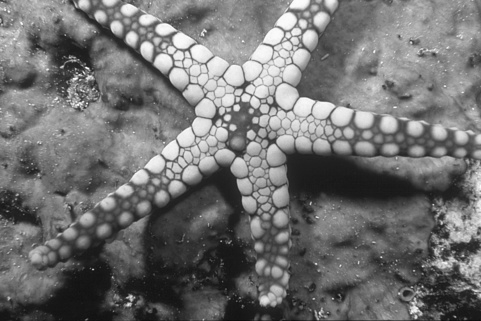
#> input picture assignment3/image1.png, 481 x 321 px
$ python HOG.py   (older library calls are emulated)
#> lines starting #> are read from the running program, lines starting #| are printed output that depends on the picture; long printed decimals are rounded
import numpy as np
import matplotlib.pyplot as plt
import cv2
import math

def compute_gradients(image):
    gradient_x = cv2.Sobel(image, cv2.CV_64F, 1, 0, ksize=3)
    gradient_y = cv2.Sobel(image, cv2.CV_64F, 0, 1, ksize=3)

    gradient_magnitude = np.sqrt(gradient_x**2 + gradient_y**2)
    gradient_direction = np.arctan2(gradient_y, gradient_x) * 180 / np.pi

    # Convert directions to range [0, 180)
    gradient_direction = gradient_direction % 180

    return gradient_magnitude, gradient_direction

def threshold_gradients(gradient_magnitude, threshold):
    thresholded_magnitude = gradient_magnitude.copy()
    #Threshold small gradient magnitudes to zero
    thresholded_magnitude[thresholded_magnitude < threshold] = 0
    return thresholded_magnitude

def create_cell_grid(image, cell_size):
    height, width = image.shape

    #calculate grid dimensions
    m = height // cell_size
    n = width // cell_size

    # Crop image
    crop_height = m * cell_size
    crop_width = n * cell_size
    cropped_image = image[:crop_height, :crop_width]

    return (m, n), cropped_image

def compute_hog(gradient_magnitude, gradient_direction, grid_shape, cell_size, num_bins=6, accumulate_magnitudes=True):

    m, n = grid_shape
    hog_features = np.zeros((m, n, num_bins))

    for i in range(m):
        for j in range(n):
            # Extract cell region
            cell_magnitude = np.zeros((cell_size, cell_size))
            cell_direction = np.zeros((cell_size, cell_size))
            for y in range(cell_size):
                for x in range(cell_size):
                    cell_y = i * cell_size + y
                    cell_x = j * cell_size + x
                    cell_magnitude[y, x] = gradient_magnitude[cell_y, cell_x]
                    cell_direction[y, x] = gradient_direction[cell_y, cell_x]

            # Flatten the cell data
            cell_magnitude_flat = cell_magnitude.flatten()
            cell_direction_flat = cell_direction.flatten()

            #process each pixel in the cell
            for pixel_idx in range(len(cell_magnitude_flat)):
                mag = cell_magnitude_flat[pixel_idx]
                direction = cell_direction_flat[pixel_idx]

                #sskip pixels with zero magnitude
                if mag == 0:
                    continue

                #find the bin for this orientation
                if -15 <= direction < 15 or 165 <= direction < 180:
                    bin_idx = 0  # [-15°, 15°)
                elif 15 <= direction < 45:
                    bin_idx = 1  # [15°, 45°)
                elif 45 <= direction < 75:
                    bin_idx = 2  # [45°, 75°)
                elif 75 <= direction < 105:
                    bin_idx = 3  # [75°, 105°)
                elif 105 <= direction < 135:
                    bin_idx = 4  # [105°, 135°)
                elif 135 <= direction < 165:
                    bin_idx = 5  # [135°, 165°)
                else:
                    #should not happen
                    bin_idx = 0

                #accumulate either magnitude or count
                if accumulate_magnitudes:
                    hog_features[i, j, bin_idx] += abs(mag)
                else:
                    hog_features[i, j, bin_idx] += 1

    return hog_features

def normalize_blocks(hog_features, block_size=2, epsilon=0.001):
    m, n, num_bins = hog_features.shape
    #this is the new dimensions after blocking with stride=1
    new_m = m - block_size + 1
    new_n = n - block_size + 1
    block_feature_size = block_size * block_size * num_bins
    normalized_features = np.zeros((new_m, new_n, block_feature_size))

    #process each block
    for i in range(new_m):
        for j in range(new_n):
            block_features = []
            for bi in range(block_size):
                for bj in range(block_size):
                    block_features.append(hog_features[i+bi, j+bj, :])
            #concatenate all histograms in the block
            block_features = np.concatenate(block_features)
            #L2 norm (formula got from assignment 3 worksheet)
            l2_norm = np.sqrt(np.sum(block_features**2) + epsilon**2)
            normalized_block = block_features / l2_norm
            normalized_features[i, j, :] = normalized_block

    return normalized_features

def save_hog_to_file(normalized_features, output_file):
    new_m, new_n, block_feature_size = normalized_features.shape
    #this will create new_m * new_n rows, each with block_feature_size elements
    reshaped_features = normalized_features.reshape(new_m * new_n, block_feature_size)

    with open(output_file, 'w') as f:
        np.savetxt(f, reshaped_features, fmt='%.8f')

    print(f"Saved normalized HOG features to {output_file} with {new_m * new_n} rows")

def downsample_image(image_path, scale_factor=None):

    img = cv2.imread(image_path)

    if img is None:
        raise ValueError(f"Could not read image at {image_path}")

    original_height, original_width = img.shape[:2]
    print(f"Original image size: {original_width}x{original_height}")

    if scale_factor is not None:
        # Calculate new dimensions
        new_width = int(original_width * scale_factor)
        new_height = int(original_height * scale_factor)

    #Resize the image
    downsampled_img = cv2.resize(img, (new_width, new_height), interpolation=cv2.INTER_AREA)
    downsampled_img = cv2.cvtColor(downsampled_img, cv2.COLOR_BGR2GRAY)

    print(f"Downsampled to: {new_width}x{new_height}")

    return downsampled_img

def visualize_hog(image, hog_features, cell_size, bin_edges, scale=1.0):
    m, n, num_bins = hog_features.shape
    plt.figure(figsize=(14, 10))
    plt.imshow(image, cmap='gray', alpha=0.5)

    #bin centers
    bin_centers = np.zeros(len(bin_edges))
    extended_bin_edges = np.append(bin_edges, bin_edges[0] + 180)
    for i in range(len(bin_edges)):
        bin_centers[i] = (extended_bin_edges[i] + extended_bin_edges[i+1]) / 2

    #ccell centers
    y_centers = np.zeros(m)
    x_centers = np.zeros(n)

    for i in range(m):
        y_centers[i] = (i * cell_size) + (cell_size / 2)

    for j in range(n):
        x_centers[j] = (j * cell_size) + (cell_size / 2)

    X, Y = np.meshgrid(x_centers, y_centers)

    for bin_idx, angle in enumerate(bin_centers):
        #to radians
        rad_angle = angle * np.pi / 180

        #rotate 90 degrees  make lines perpendicular to gradient direction
        perpendicular_angle = rad_angle + (np.pi / 2)

        U = np.zeros_like(X)
        V = np.zeros_like(Y)

        for i in range(m):
            for j in range(n):
                magnitude = hog_features[i, j, bin_idx]
                if magnitude > 0:
                    U[i, j] = np.cos(perpendicular_angle) * magnitude * scale
                    V[i, j] = np.sin(perpendicular_angle) * magnitude * scale

        #1 quiver
        plt.quiver(X, Y, U, V, color='r', scale_units='xy', scale=1, width=0.001,
                   headwidth=0, headlength=0, headaxislength=0)
        #2 quiver
        plt.quiver(X, Y, -U, -V, color='r', scale_units='xy', scale=1, width=0.001,
                   headwidth=0, headlength=0, headaxislength=0)

    plt.axis('off')
    plt.tight_layout()
    return plt

def compare_hog_euclidean(hog1, hog2):
    flat_hog1 = hog1.reshape(-1)
    flat_hog2 = hog2.reshape(-1)

    euclidean_dist = np.sqrt(np.sum((flat_hog1 - flat_hog2) ** 2))
    normalized_euclidean_dist = euclidean_dist / np.sqrt(len(flat_hog1))

    return normalized_euclidean_dist
def main():
    '''Section 1'''
    image_path = "image1.png"
    image = cv2.imread(image_path, cv2.IMREAD_GRAYSCALE)
#> image is the input picture: shape (321, 481); min 11, max 252, mean 112.8

    cell_size = 8  # Size of each cell tau
    threshold = 50
    num_bins = 6  # Number of orientation bins

    gradient_magnitude, gradient_direction = compute_gradients(image)
    thresholded_magnitude = threshold_gradients(gradient_magnitude, threshold)
    grid_shape, cropped_image = create_cell_grid(image, cell_size)
#> grid_shape = (40, 60)

    #create cropped gradient maps and match the grid
    cropped_magnitude = threshold_gradients(thresholded_magnitude[:grid_shape[0]*cell_size, :grid_shape[1]*cell_size], threshold)
    cropped_direction = gradient_direction[:grid_shape[0]*cell_size, :grid_shape[1]*cell_size]
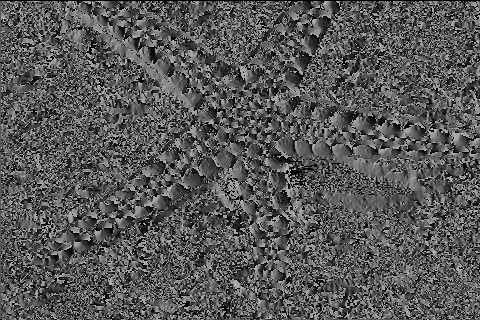
#> cropped_direction: shape (320, 480) float64; min 0, max 179.9, mean 87.7

    #compute HOG features using both approaches
    hog_magnitude = compute_hog(cropped_magnitude, cropped_direction, grid_shape, cell_size, num_bins, accumulate_magnitudes=True)
#> in compute_hog, `m, n = grid_shape`: m = 40; n = 60
    hog_occurrence = compute_hog(cropped_magnitude, cropped_direction, grid_shape, cell_size, num_bins, accumulate_magnitudes=False)

    bin_edges = np.array([-15, 15, 45, 75, 105, 135])

    plt_magnitude = visualize_hog(cropped_image, hog_magnitude, cell_size, bin_edges, scale=0.003)
    plt_magnitude.suptitle('HOG Features (Accumulated Magnitudes)', fontsize=18)
    plt_magnitude.savefig('hog_magnitude.png', dpi=300)

    plt_occurrence = visualize_hog(cropped_image, hog_occurrence, cell_size, bin_edges, scale=0.5)
    plt_occurrence.suptitle('HOG Features (Occurrence Counts)', fontsize=18)
    plt_occurrence.savefig('hog_occurrence.png', dpi=300)

    print("Magnitude-based HOG shape:", hog_magnitude.shape)
#| Magnitude-based HOG shape: (40, 60, 6)
    print("Occurrence-based HOG shape:", hog_occurrence.shape)
#| Occurrence-based HOG shape: (40, 60, 6)
    plt.show()

    '''Section 2'''
    block_size = 2
    epsilon = 0.001

    normalized_features = normalize_blocks(hog_magnitude, block_size, epsilon)

    # Output file name
    output_file = image_path.rsplit('.', 1)[0] + '.txt'

    # Save normalized features to file
    save_hog_to_file(normalized_features, output_file)
#| Saved normalized HOG features to image1.txt with 2301 rows

    print(f"Processed {image_path}:")
    print(f"  Original HOG shape: {hog_magnitude.shape}")
#|   Original HOG shape: (40, 60, 6)
    print(f"  Normalized HOG shape: {normalized_features.shape}")
#|   Normalized HOG shape: (39, 59, 24)
    print(f"  Expected shape: ({grid_shape[0]-1}, {grid_shape[1]-1}, {block_size*block_size*num_bins})")
#|   Expected shape: (39, 59, 24)

    '''Section 3'''

    '''Process Image without Flash'''
    image_path_without_flash = "without_flash.jpg"
    img_without_flash = downsample_image(image_path_without_flash, scale_factor=0.25)
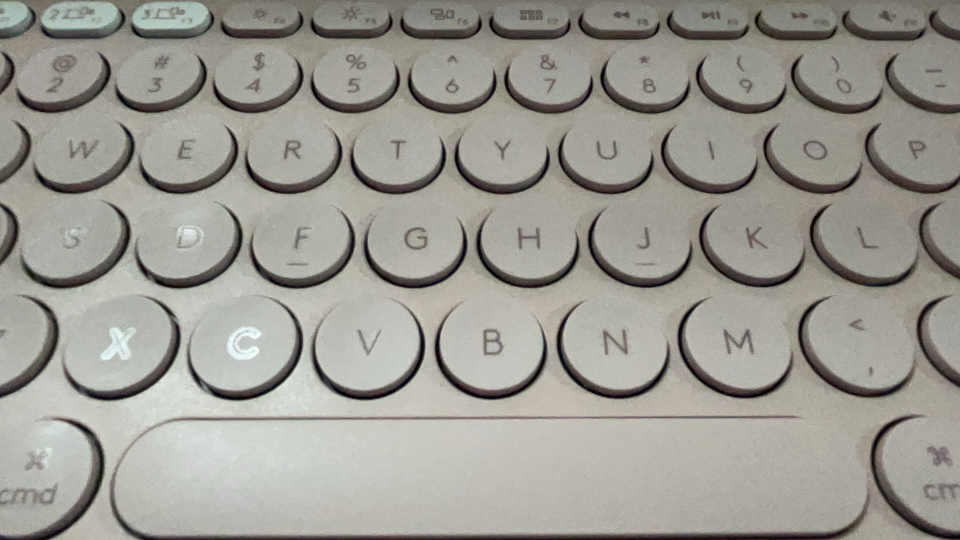
#> input picture assignment3/without_flash.jpg, 1920 x 1080 px (shown at 1/2 size)
#> in downsample_image, img is the input picture: shape (1080, 1920, 3); mean B, G, R 146.2, 153.9, 155.7
#| Original image size: 1920x1080
#| Downsampled to: 480x270
    gradient_magnitude_without_flash, gradient_direction_without_flash = compute_gradients(img_without_flash)
    thresholded_magnitude_without_flash = threshold_gradients(gradient_magnitude_without_flash, threshold)
    grid_shape_without_flash, cropped_image_without_flash = create_cell_grid(img_without_flash, cell_size)
#> grid_shape_without_flash = (33, 60)

    # Create cropped gradient maps and match the grid
    cropped_magnitude_without_flash = threshold_gradients(thresholded_magnitude_without_flash[:grid_shape_without_flash[0]*cell_size, :grid_shape_without_flash[1]*cell_size], threshold)
    cropped_direction_without_flash = gradient_direction_without_flash[:grid_shape_without_flash[0]*cell_size, :grid_shape_without_flash[1]*cell_size]
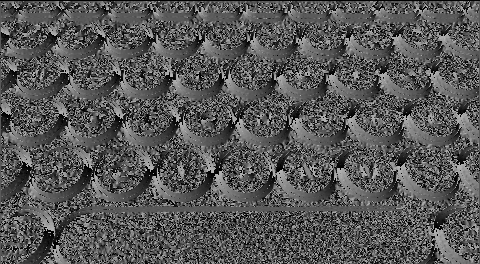
#> cropped_direction_without_flash: shape (264, 480) float64; min 0, max 179.9, mean 86.5

    #compute HOG features using both approaches
    hog_magnitude_without_flash = compute_hog(cropped_magnitude_without_flash, cropped_direction_without_flash, grid_shape_without_flash, cell_size, num_bins, accumulate_magnitudes=True)
    hog_occurrence_without_flash = compute_hog(cropped_magnitude_without_flash, cropped_direction_without_flash, grid_shape_without_flash, cell_size, num_bins, accumulate_magnitudes=False)

    bin_edges = np.array([-15, 15, 45, 75, 105, 135])

    plt_magnitude = visualize_hog(cropped_image_without_flash, hog_magnitude_without_flash, cell_size, bin_edges, scale=0.0008)
    plt_magnitude.suptitle('HOG Features Without Flash(Accumulated Magnitudes)', fontsize=18)
    plt_magnitude.savefig('hog_magnitude_without_flash.png', dpi=300)

    plt_occurrence = visualize_hog(cropped_image_without_flash, hog_occurrence_without_flash, cell_size, bin_edges, scale=0.2)
    plt_occurrence.suptitle('HOG Features Without Flash (Occurrence Counts)', fontsize=18)
    plt_occurrence.savefig('hog_occurrence_without_flash.png', dpi=300)
    plt.show()

    normalized_features_without_flash = normalize_blocks(hog_magnitude_without_flash, block_size, epsilon)

    # Output file
    output_file = image_path_without_flash.rsplit('.', 1)[0] + '.txt'

    # Save normalized features to file
    save_hog_to_file(normalized_features_without_flash, output_file)
#| Saved normalized HOG features to without_flash.txt with 1888 rows

    print(f"Processed {image_path_without_flash}:")
    print(f"  Original HOG shape: {hog_magnitude_without_flash.shape}")
#|   Original HOG shape: (33, 60, 6)
    print(f"  Normalized HOG shape: {normalized_features_without_flash.shape}")
#|   Normalized HOG shape: (32, 59, 24)
    print(f"  Expected shape: ({grid_shape_without_flash[0]-1}, {grid_shape_without_flash[1]-1}, {block_size*block_size*num_bins})")
#|   Expected shape: (32, 59, 24)

    '''Process Image with Flash'''
    image_path_with_flash = "with_flash.jpg"
    img_with_flash = downsample_image(image_path_with_flash, scale_factor=0.25)
#> call 2 of downsample_image, with image_path = 'with_flash.jpg', scale_factor = 0.25
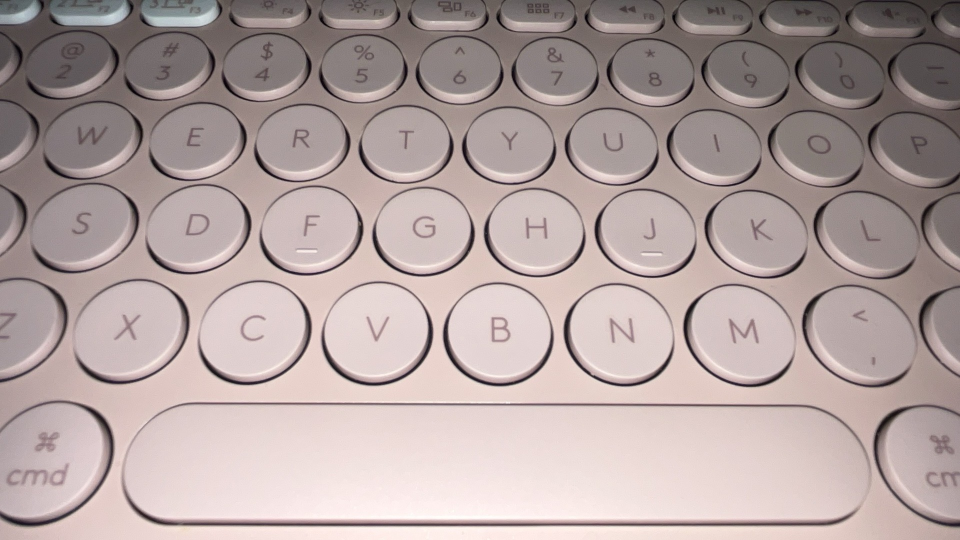
#> input picture assignment3/with_flash.jpg, 1920 x 1080 px (shown at 1/2 size)
#> in downsample_image, img is the input picture: shape (1080, 1920, 3); mean B, G, R 160.1, 161.9, 177.3
#| Original image size: 1920x1080
#| Downsampled to: 480x270
    gradient_magnitude_with_flash, gradient_direction_with_flash = compute_gradients(img_with_flash)
    thresholded_magnitude_with_flash = threshold_gradients(gradient_magnitude_with_flash, threshold)
    grid_shape_with_flash, cropped_image_with_flash = create_cell_grid(img_with_flash, cell_size)
#> call 3 of create_cell_grid, with cell_size = 8
#> in create_cell_grid (call 3), `cropped_image = image[:crop_height, :crop_width]`:
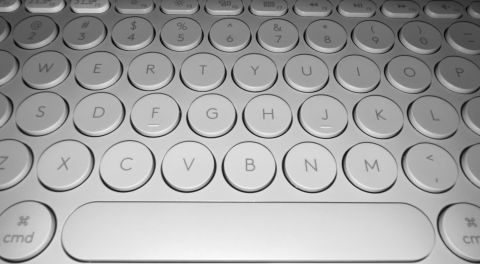
#> cropped_image: shape (264, 480); min 5, max 253, mean 165
#> grid_shape_with_flash = (33, 60)

    # Create cropped gradient maps and match the grid
    cropped_magnitude_with_flash = threshold_gradients(thresholded_magnitude_with_flash[:grid_shape_with_flash[0]*cell_size, :grid_shape_with_flash[1]*cell_size], threshold)
#> in threshold_gradients (call 6), `thresholded_magnitude = gradient_magnitude.copy()`:
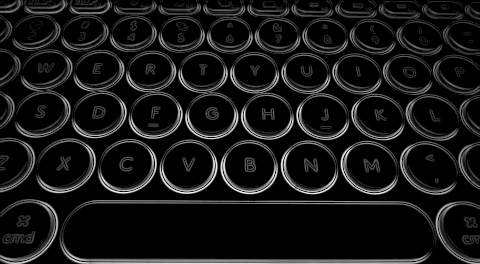
#> thresholded_magnitude: shape (264, 480) float64; min 0, max 750.6, mean 67.4; drawn with min black and max white
    cropped_direction_with_flash = gradient_direction_with_flash[:grid_shape_with_flash[0]*cell_size, :grid_shape_with_flash[1]*cell_size]
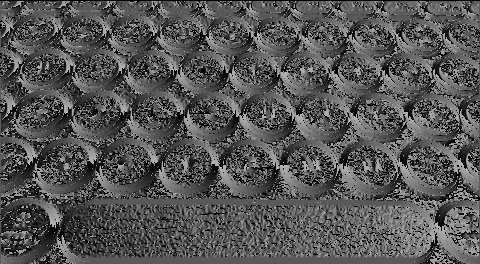
#> cropped_direction_with_flash: shape (264, 480) float64; min 0, max 179.9, mean 84.7

    #compute HOG features using both approaches
    hog_magnitude_with_flash = compute_hog(cropped_magnitude_with_flash, cropped_direction_with_flash, grid_shape_with_flash, cell_size, num_bins, accumulate_magnitudes=True)
    hog_occurrence_with_flash = compute_hog(cropped_magnitude_with_flash, cropped_direction_with_flash, grid_shape_with_flash, cell_size, num_bins, accumulate_magnitudes=False)

    plt_magnitude = visualize_hog(cropped_image_with_flash, hog_magnitude_with_flash, cell_size, bin_edges, scale=0.0008)
    plt_magnitude.suptitle('HOG Features With Flash(Accumulated Magnitudes)', fontsize=18)
    plt_magnitude.savefig('hog_magnitude_with_flash.png', dpi=300)

    plt_occurrence = visualize_hog(cropped_image_with_flash, hog_occurrence_with_flash, cell_size, bin_edges, scale=0.2)
    plt_occurrence.suptitle('HOG Features With Flash (Occurrence Counts)', fontsize=18)
    plt_occurrence.savefig('hog_occurrence_with_flash.png', dpi=300)
    plt.show()

    normalized_features_with_flash = normalize_blocks(hog_magnitude_with_flash, block_size, epsilon)

    output_file = image_path_with_flash.rsplit('.', 1)[0] + '.txt'

    # Save normalized features to file
    save_hog_to_file(normalized_features_with_flash, output_file)
#| Saved normalized HOG features to with_flash.txt with 1888 rows

    print(f"Processed {image_path_with_flash}:")
    print(f"  Original HOG shape: {hog_magnitude_with_flash.shape}")
#|   Original HOG shape: (33, 60, 6)
    print(f"  Normalized HOG shape: {normalized_features_with_flash.shape}")
#|   Normalized HOG shape: (32, 59, 24)
    #check if they match
    print(f"  Expected shape: ({grid_shape_with_flash[0]-1}, {grid_shape_with_flash[1]-1}, {block_size*block_size*num_bins})")
#|   Expected shape: (32, 59, 24)

    '''Section 5'''
    euclidean_dist = compare_hog_euclidean(hog_magnitude_with_flash, hog_magnitude_without_flash)
#> in compare_hog_euclidean, `flat_hog1 = hog1.reshape(-1)`: flat_hog1 = 11880 values, max 21311.9 at index 7410, min 0 at index 5, mean 719
#> in compare_hog_euclidean, `flat_hog2 = hog2.reshape(-1)`: flat_hog2 = 11880 values, max 21455 at index 7716, min 0 at index 8, mean 697
#> in compare_hog_euclidean, `euclidean_dist = np.sqrt(np.sum((flat_hog1 - flat_hog2) ** 2))`: euclidean_dist = 251476.5
#> in compare_hog_euclidean, `normalized_euclidean_dist = euclidean_dist / np.sqrt(len(flat_hog1))`: normalized_euclidean_dist = 2307.2
#> euclidean_dist = 2307.2
    euclidean_dist_normalized = compare_hog_euclidean(normalized_features_with_flash, normalized_features_without_flash)
#> euclidean_dist_normalized = 0.19
    print(f"Euclidean distance non-normalized HOG feature: {euclidean_dist}")
#| Euclidean distance non-normalized HOG feature: 2307.221
    print(f"Euclidean distance normalized HOG feature: {euclidean_dist_normalized}")
#| Euclidean distance normalized HOG feature: 0.1899

    print(f"Euclidean distance improvement: {euclidean_dist - euclidean_dist_normalized}")
#| Euclidean distance improvement: 2307.031

if __name__ == "__main__":
    main()
